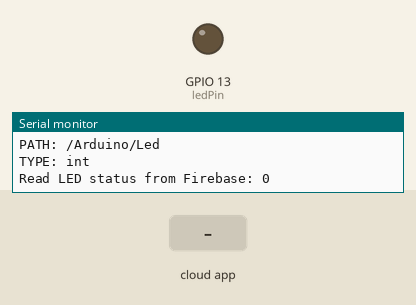
Bench run of a sketch on a simulated ESP32. Parts: output pins drawn as LEDs (lit = HIGH), the last lines printed to the serial monitor. Inputs (shaded band) come from the test bench. WiFi joins after 1.5 s; servers stay silent unless stated; the Firebase database answers and starts empty.

Above: at 2.7 s.
2.8 s: the phone or cloud app sets Led to 1
At 4.6 s:
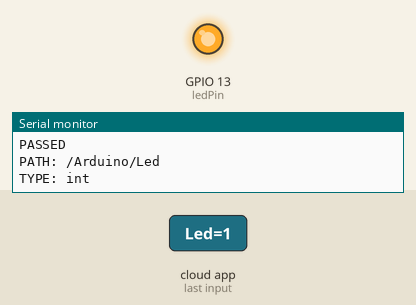
5.1 s: the phone or cloud app sets Led to 0
At 6.3 s:
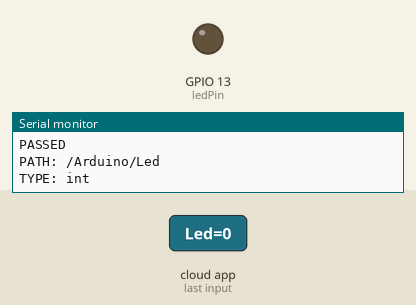
Timing chart, 0 to 8.1 s (numbered marks = the images above; inputs shaded):
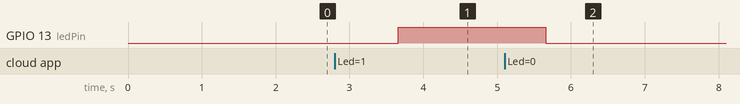

The sketch:

count_firebase.ino
```cpp
#include <Firebase_ESP_Client.h>

//Provide the token generation process info.
#include "addons/TokenHelper.h"
//Provide the RTDB payload printing info and other helper functions.
#include "addons/RTDBHelper.h"

// Insert your network credentials
#define WIFI_SSID "IoT"
#define WIFI_PASSWORD "FuckHHH222"

// Firebase credentials
#define DATABASE_URL "https://tt-iot-ute-default-rtdb.firebaseio.com"
#define API_KEY "AIzaSyBny3WmaIL7xjGZrfLKgz5i8mps4sMbsSU"

//Define Firebase Data object
FirebaseData fbdo;

FirebaseAuth auth;
FirebaseConfig config;

unsigned long sendDataPrevMillis = 0;
int count = 0;
bool signupOK = false;
const int ledPin = 13;
void updateFirebaseLEDStatus(int status) {
  if (Firebase.RTDB.setInt(&fbdo, "/Arduino/Led", status)) {
    Serial.println("LED status updated on Firebase: " + String(status));
  } else {
    Serial.println("Failed to update LED status on Firebase");
  }
}

void setup(){
  pinMode(ledPin, OUTPUT);
  Serial.begin(115200);
  WiFi.begin(WIFI_SSID, WIFI_PASSWORD);
  Serial.print("Connecting to Wi-Fi");
  while (WiFi.status() != WL_CONNECTED){
    Serial.print(".");
    delay(100);
  }
  Serial.println();
  Serial.print("Connected with IP: ");
  Serial.println(WiFi.localIP());
  Serial.println();

  /* Assign the api key (required) */
  config.api_key = API_KEY;

  /* Assign the RTDB URL (required) */
  config.database_url = DATABASE_URL;

  /* Sign up */
  if (Firebase.signUp(&config, &auth, "", "")){
    Serial.println("ok");
    signupOK = true;
  }
  else{
    Serial.printf("%s\n", config.signer.signupError.message.c_str());
  }

  /* Assign the callback function for the long running token generation task */
  config.token_status_callback = tokenStatusCallback;

  Firebase.begin(&config, &auth);
  Firebase.reconnectWiFi(true);


}

void loop() {
  if (Firebase.ready() && signupOK && (millis() - sendDataPrevMillis > 1000 || sendDataPrevMillis == 0)) {
    sendDataPrevMillis = millis();

    // Read the status from Firebase
    int status;
    if (Firebase.RTDB.getInt(&fbdo, "/Arduino/Led")) {
      status = fbdo.intData();
      Serial.println("Read LED status from Firebase: " + String(status));

      // Update the LED
      digitalWrite(ledPin, status);
    } else {
      Serial.println("Failed to read LED status from Firebase");
    }

    // Write an Int number on the database path test/int
    if (Firebase.RTDB.setInt(&fbdo, "/Arduino/count", count)) {
      Serial.println("PASSED");
      Serial.println("PATH: " + fbdo.dataPath());
      Serial.println("TYPE: " + fbdo.dataType());
    } else {
      Serial.println("FAILED");
      Serial.println("REASON: " + fbdo.errorReason());
    }
    count++;
  }
}
```

Measured:
- after the input at 2.8 s, GPIO 13 (ledPin): LOW → HIGH after 0.86 s
- after the input at 5.1 s, GPIO 13 (ledPin): HIGH → LOW after 0.56 s
